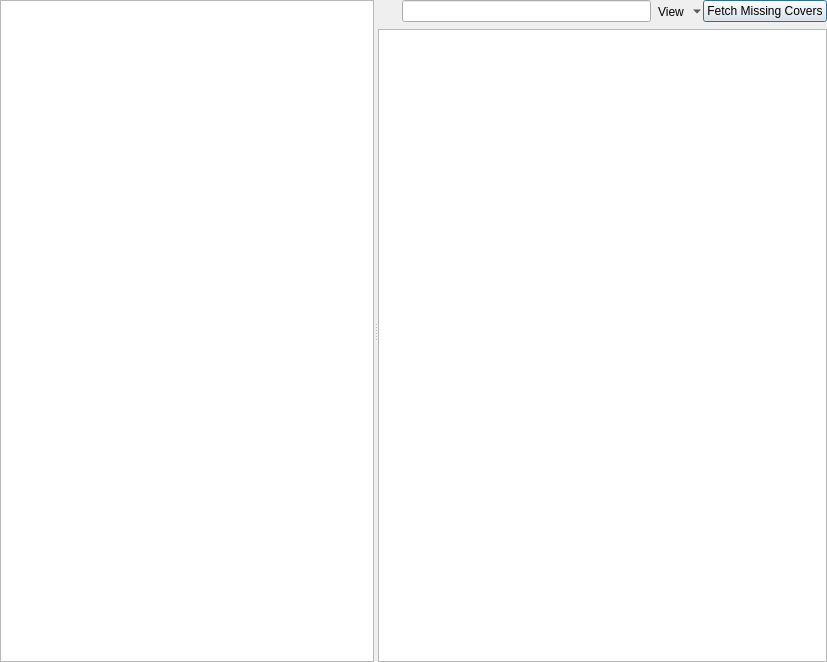
<?xml version="1.0" encoding="UTF-8"?>
<ui version="4.0">
 <class>CoverManager</class>
 <widget class="QDialog" name="CoverManager">
  <property name="geometry">
   <rect>
    <x>0</x>
    <y>0</y>
    <width>827</width>
    <height>662</height>
   </rect>
  </property>
  <property name="windowTitle">
   <string>Cover Manager</string>
  </property>
  <layout class="QVBoxLayout" name="verticalLayout_2">
   <property name="margin">
    <number>0</number>
   </property>
   <item>
    <widget class="QSplitter" name="splitter">
     <property name="orientation">
      <enum>Qt::Horizontal</enum>
     </property>
     <widget class="QListWidget" name="artists">
      <property name="alternatingRowColors">
       <bool>true</bool>
      </property>
     </widget>
     <widget class="QWidget" name="layoutWidget">
      <layout class="QVBoxLayout" name="verticalLayout">
       <item>
        <layout class="QHBoxLayout" name="horizontalLayout">
         <property name="spacing">
          <number>0</number>
         </property>
         <item>
          <widget class="QToolButton" name="clear">
           <property name="icon">
            <iconset resource="../data/data.qrc">
             <normaloff>:/clear.png</normaloff>:/clear.png</iconset>
           </property>
           <property name="autoRaise">
            <bool>true</bool>
           </property>
          </widget>
         </item>
         <item>
          <widget class="LineEdit" name="filter">
           <property name="hint" stdset="0">
            <string>Enter search terms here</string>
           </property>
          </widget>
         </item>
         <item>
          <widget class="QToolButton" name="view">
           <property name="text">
            <string>View</string>
           </property>
           <property name="icon">
            <iconset resource="../data/data.qrc">
             <normaloff>:/view-choose.png</normaloff>:/view-choose.png</iconset>
           </property>
           <property name="popupMode">
            <enum>QToolButton::MenuButtonPopup</enum>
           </property>
           <property name="toolButtonStyle">
            <enum>Qt::ToolButtonTextBesideIcon</enum>
           </property>
           <property name="autoRaise">
            <bool>true</bool>
           </property>
          </widget>
         </item>
         <item>
          <widget class="QPushButton" name="fetch">
           <property name="text">
            <string>Fetch Missing Covers</string>
           </property>
           <property name="icon">
            <iconset resource="../data/data.qrc">
             <normaloff>:/download.png</normaloff>:/download.png</iconset>
           </property>
          </widget>
         </item>
        </layout>
       </item>
       <item>
        <widget class="QListWidget" name="albums">
         <property name="alternatingRowColors">
          <bool>false</bool>
         </property>
         <property name="selectionMode">
          <enum>QAbstractItemView::ExtendedSelection</enum>
         </property>
         <property name="iconSize">
          <size>
           <width>120</width>
           <height>120</height>
          </size>
         </property>
         <property name="flow">
          <enum>QListView::LeftToRight</enum>
         </property>
         <property name="isWrapping" stdset="0">
          <bool>true</bool>
         </property>
         <property name="resizeMode">
          <enum>QListView::Adjust</enum>
         </property>
         <property name="spacing">
          <number>2</number>
         </property>
         <property name="viewMode">
          <enum>QListView::IconMode</enum>
         </property>
         <property name="uniformItemSizes">
          <bool>true</bool>
         </property>
         <property name="wordWrap">
          <bool>true</bool>
         </property>
        </widget>
       </item>
      </layout>
     </widget>
    </widget>
   </item>
  </layout>
  <action name="action_show_fullsize">
   <property name="icon">
    <iconset resource="../data/data.qrc">
     <normaloff>:/zoom-in.png</normaloff>:/zoom-in.png</iconset>
   </property>
   <property name="text">
    <string>Show fullsize...</string>
   </property>
  </action>
  <action name="action_fetch">
   <property name="icon">
    <iconset resource="../data/data.qrc">
     <normaloff>:/download.png</normaloff>:/download.png</iconset>
   </property>
   <property name="text">
    <string>Fetch automatically</string>
   </property>
  </action>
  <action name="action_choose_manual">
   <property name="icon">
    <iconset resource="../data/data.qrc">
     <normaloff>:/open_media.png</normaloff>:/open_media.png</iconset>
   </property>
   <property name="text">
    <string>Choose manual cover...</string>
   </property>
  </action>
  <action name="action_unset_cover">
   <property name="icon">
    <iconset resource="../data/data.qrc">
     <normaloff>:/list-remove.png</normaloff>:/list-remove.png</iconset>
   </property>
   <property name="text">
    <string>Unset cover</string>
   </property>
  </action>
 </widget>
 <customwidgets>
  <customwidget>
   <class>LineEdit</class>
   <extends>QLineEdit</extends>
   <header>lineedit.h</header>
  </customwidget>
 </customwidgets>
 <tabstops>
  <tabstop>artists</tabstop>
  <tabstop>clear</tabstop>
  <tabstop>filter</tabstop>
  <tabstop>view</tabstop>
  <tabstop>fetch</tabstop>
  <tabstop>albums</tabstop>
 </tabstops>
 <resources>
  <include location="../data/data.qrc"/>
 </resources>
 <connections>
  <connection>
   <sender>clear</sender>
   <signal>clicked()</signal>
   <receiver>filter</receiver>
   <slot>clear()</slot>
   <hints>
    <hint type="sourcelabel">
     <x>329</x>
     <y>13</y>
    </hint>
    <hint type="destinationlabel">
     <x>367</x>
     <y>14</y>
    </hint>
   </hints>
  </connection>
  <connection>
   <sender>clear</sender>
   <signal>clicked()</signal>
   <receiver>filter</receiver>
   <slot>setFocus()</slot>
   <hints>
    <hint type="sourcelabel">
     <x>334</x>
     <y>20</y>
    </hint>
    <hint type="destinationlabel">
     <x>401</x>
     <y>13</y>
    </hint>
   </hints>
  </connection>
 </connections>
</ui>
